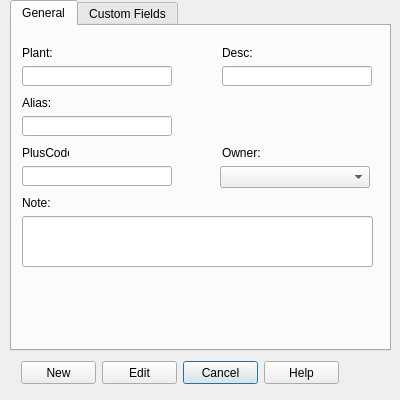
<?xml version="1.0" encoding="UTF-8"?>
<ui version="4.0">
 <class>Dialog</class>
 <widget class="QDialog" name="Dialog">
  <property name="geometry">
   <rect>
    <x>0</x>
    <y>0</y>
    <width>400</width>
    <height>400</height>
   </rect>
  </property>
  <property name="windowTitle">
   <string>Dialog</string>
  </property>
  <widget class="QTabWidget" name="tabWidget">
   <property name="geometry">
    <rect>
     <x>10</x>
     <y>0</y>
     <width>381</width>
     <height>351</height>
    </rect>
   </property>
   <property name="currentIndex">
    <number>0</number>
   </property>
   <widget class="QWidget" name="general_tab">
    <attribute name="title">
     <string>General</string>
    </attribute>
    <widget class="QLineEdit" name="plant_input">
     <property name="geometry">
      <rect>
       <x>10</x>
       <y>40</y>
       <width>150</width>
       <height>20</height>
      </rect>
     </property>
    </widget>
    <widget class="QLabel" name="label">
     <property name="geometry">
      <rect>
       <x>10</x>
       <y>20</y>
       <width>47</width>
       <height>13</height>
      </rect>
     </property>
     <property name="text">
      <string>Plant:</string>
     </property>
    </widget>
    <widget class="QLineEdit" name="plant_number_input">
     <property name="geometry">
      <rect>
       <x>10</x>
       <y>90</y>
       <width>150</width>
       <height>20</height>
      </rect>
     </property>
    </widget>
    <widget class="QLabel" name="label_2">
     <property name="geometry">
      <rect>
       <x>10</x>
       <y>70</y>
       <width>47</width>
       <height>13</height>
      </rect>
     </property>
     <property name="text">
      <string>Alias:</string>
     </property>
    </widget>
    <widget class="QLineEdit" name="plant_note_input">
     <property name="geometry">
      <rect>
       <x>10</x>
       <y>190</y>
       <width>351</width>
       <height>51</height>
      </rect>
     </property>
     <property name="alignment">
      <set>Qt::AlignLeading|Qt::AlignLeft|Qt::AlignTop</set>
     </property>
    </widget>
    <widget class="QLabel" name="label_3">
     <property name="geometry">
      <rect>
       <x>10</x>
       <y>170</y>
       <width>47</width>
       <height>13</height>
      </rect>
     </property>
     <property name="text">
      <string>Note:</string>
     </property>
    </widget>
    <widget class="QComboBox" name="owner_comboBox">
     <property name="geometry">
      <rect>
       <x>208</x>
       <y>140</y>
       <width>150</width>
       <height>22</height>
      </rect>
     </property>
    </widget>
    <widget class="QLabel" name="label_4">
     <property name="geometry">
      <rect>
       <x>210</x>
       <y>120</y>
       <width>47</width>
       <height>13</height>
      </rect>
     </property>
     <property name="text">
      <string>Owner:</string>
     </property>
    </widget>
    <widget class="QLabel" name="label_5">
     <property name="geometry">
      <rect>
       <x>10</x>
       <y>120</y>
       <width>47</width>
       <height>13</height>
      </rect>
     </property>
     <property name="text">
      <string>PlusCode:</string>
     </property>
    </widget>
    <widget class="QLineEdit" name="address_input">
     <property name="geometry">
      <rect>
       <x>10</x>
       <y>140</y>
       <width>150</width>
       <height>20</height>
      </rect>
     </property>
    </widget>
    <widget class="QLabel" name="label_6">
     <property name="geometry">
      <rect>
       <x>210</x>
       <y>20</y>
       <width>47</width>
       <height>13</height>
      </rect>
     </property>
     <property name="text">
      <string>Desc:</string>
     </property>
    </widget>
    <widget class="QLineEdit" name="plant_description_input">
     <property name="geometry">
      <rect>
       <x>210</x>
       <y>40</y>
       <width>150</width>
       <height>20</height>
      </rect>
     </property>
    </widget>
   </widget>
   <widget class="QWidget" name="custom_tab">
    <attribute name="title">
     <string>Custom Fields</string>
    </attribute>
   </widget>
  </widget>
  <widget class="QPushButton" name="cancel_button">
   <property name="geometry">
    <rect>
     <x>183</x>
     <y>361</y>
     <width>75</width>
     <height>23</height>
    </rect>
   </property>
   <property name="text">
    <string>Cancel</string>
   </property>
  </widget>
  <widget class="QPushButton" name="help_button">
   <property name="geometry">
    <rect>
     <x>264</x>
     <y>361</y>
     <width>75</width>
     <height>23</height>
    </rect>
   </property>
   <property name="text">
    <string>Help</string>
   </property>
  </widget>
  <widget class="QPushButton" name="edit_button">
   <property name="geometry">
    <rect>
     <x>102</x>
     <y>361</y>
     <width>75</width>
     <height>23</height>
    </rect>
   </property>
   <property name="text">
    <string>Edit</string>
   </property>
  </widget>
  <widget class="QPushButton" name="new_button">
   <property name="geometry">
    <rect>
     <x>21</x>
     <y>361</y>
     <width>75</width>
     <height>23</height>
    </rect>
   </property>
   <property name="text">
    <string>New</string>
   </property>
  </widget>
 </widget>
 <resources/>
 <connections/>
</ui>
